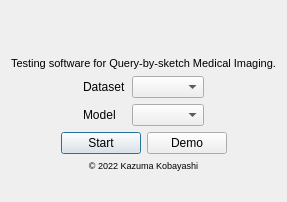
<?xml version="1.0" encoding="UTF-8"?>
<ui version="4.0">
 <class>LoginDialog</class>
 <widget class="QDialog" name="LoginDialog">
  <property name="geometry">
   <rect>
    <x>0</x>
    <y>0</y>
    <width>285</width>
    <height>202</height>
   </rect>
  </property>
  <property name="font">
   <font>
    <family>Segoe UI</family>
   </font>
  </property>
  <property name="windowTitle">
   <string notr="true">Login</string>
  </property>
  <layout class="QVBoxLayout" name="verticalLayout">
   <item>
    <spacer name="verticalSpacer">
     <property name="orientation">
      <enum>Qt::Vertical</enum>
     </property>
     <property name="sizeHint" stdset="0">
      <size>
       <width>20</width>
       <height>4</height>
      </size>
     </property>
    </spacer>
   </item>
   <item>
    <layout class="QHBoxLayout" name="horizontalLayout_2">
     <item>
      <spacer name="horizontalSpacer">
       <property name="orientation">
        <enum>Qt::Horizontal</enum>
       </property>
       <property name="sizeHint" stdset="0">
        <size>
         <width>40</width>
         <height>20</height>
        </size>
       </property>
      </spacer>
     </item>
     <item>
      <widget class="QLabel" name="loginIcon">
       <property name="sizePolicy">
        <sizepolicy hsizetype="Fixed" vsizetype="Fixed">
         <horstretch>0</horstretch>
         <verstretch>0</verstretch>
        </sizepolicy>
       </property>
       <property name="text">
        <string/>
       </property>
       <property name="pixmap">
        <pixmap>../static/icon/glass.png</pixmap>
       </property>
       <property name="scaledContents">
        <bool>true</bool>
       </property>
       <property name="alignment">
        <set>Qt::AlignCenter</set>
       </property>
      </widget>
     </item>
     <item>
      <spacer name="horizontalSpacer_2">
       <property name="orientation">
        <enum>Qt::Horizontal</enum>
       </property>
       <property name="sizeHint" stdset="0">
        <size>
         <width>40</width>
         <height>20</height>
        </size>
       </property>
      </spacer>
     </item>
    </layout>
   </item>
   <item>
    <widget class="QLabel" name="loginLabel">
     <property name="font">
      <font>
       <pointsize>8</pointsize>
      </font>
     </property>
     <property name="text">
      <string>Testing software for Query-by-sketch Medical Imaging.</string>
     </property>
     <property name="alignment">
      <set>Qt::AlignCenter</set>
     </property>
    </widget>
   </item>
   <item>
    <layout class="QHBoxLayout" name="horizontalLayout_3">
     <item>
      <spacer name="horizontalSpacer_3">
       <property name="orientation">
        <enum>Qt::Horizontal</enum>
       </property>
       <property name="sizeHint" stdset="0">
        <size>
         <width>40</width>
         <height>20</height>
        </size>
       </property>
      </spacer>
     </item>
     <item>
      <layout class="QFormLayout" name="formLayout">
       <item row="0" column="0">
        <widget class="QLabel" name="datasetLabel">
         <property name="text">
          <string>Dataset</string>
         </property>
        </widget>
       </item>
       <item row="0" column="1">
        <widget class="QComboBox" name="datasetComboBox"/>
       </item>
       <item row="1" column="0">
        <widget class="QLabel" name="modelLabel">
         <property name="text">
          <string>Model</string>
         </property>
        </widget>
       </item>
       <item row="1" column="1">
        <widget class="QComboBox" name="modelComboBox"/>
       </item>
      </layout>
     </item>
     <item>
      <spacer name="horizontalSpacer_4">
       <property name="orientation">
        <enum>Qt::Horizontal</enum>
       </property>
       <property name="sizeHint" stdset="0">
        <size>
         <width>40</width>
         <height>20</height>
        </size>
       </property>
      </spacer>
     </item>
    </layout>
   </item>
   <item>
    <layout class="QHBoxLayout" name="horizontalLayout">
     <item>
      <spacer name="horizontalSpacer_5">
       <property name="orientation">
        <enum>Qt::Horizontal</enum>
       </property>
       <property name="sizeHint" stdset="0">
        <size>
         <width>40</width>
         <height>20</height>
        </size>
       </property>
      </spacer>
     </item>
     <item>
      <widget class="QPushButton" name="loginButton">
       <property name="text">
        <string>Start</string>
       </property>
      </widget>
     </item>
     <item>
      <widget class="QPushButton" name="pushButton_2">
       <property name="text">
        <string>Demo</string>
       </property>
      </widget>
     </item>
     <item>
      <spacer name="horizontalSpacer_6">
       <property name="orientation">
        <enum>Qt::Horizontal</enum>
       </property>
       <property name="sizeHint" stdset="0">
        <size>
         <width>40</width>
         <height>20</height>
        </size>
       </property>
      </spacer>
     </item>
    </layout>
   </item>
   <item>
    <widget class="QLabel" name="label">
     <property name="font">
      <font>
       <pointsize>7</pointsize>
      </font>
     </property>
     <property name="text">
      <string>© 2022 Kazuma Kobayashi</string>
     </property>
     <property name="alignment">
      <set>Qt::AlignCenter</set>
     </property>
    </widget>
   </item>
   <item>
    <spacer name="verticalSpacer_2">
     <property name="orientation">
      <enum>Qt::Vertical</enum>
     </property>
     <property name="sizeHint" stdset="0">
      <size>
       <width>20</width>
       <height>5</height>
      </size>
     </property>
    </spacer>
   </item>
  </layout>
 </widget>
 <resources/>
 <connections/>
</ui>
